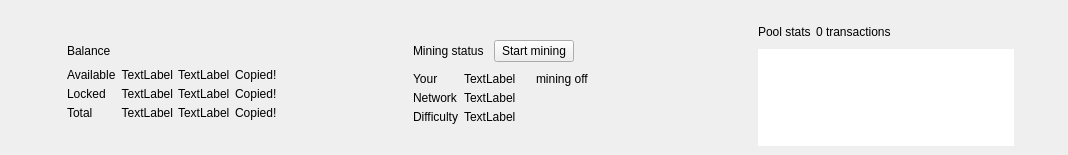
<?xml version="1.0" encoding="UTF-8"?>
<ui version="4.0">
 <class>OverviewHeaderFrame</class>
 <widget class="QFrame" name="OverviewHeaderFrame">
  <property name="geometry">
   <rect>
    <x>0</x>
    <y>0</y>
    <width>1068</width>
    <height>155</height>
   </rect>
  </property>
  <property name="windowTitle">
   <string>Frame</string>
  </property>
  <property name="frameShape">
   <enum>QFrame::NoFrame</enum>
  </property>
  <property name="frameShadow">
   <enum>QFrame::Raised</enum>
  </property>
  <layout class="QHBoxLayout" name="horizontalLayout">
   <property name="spacing">
    <number>0</number>
   </property>
   <property name="sizeConstraint">
    <enum>QLayout::SetDefaultConstraint</enum>
   </property>
   <property name="leftMargin">
    <number>0</number>
   </property>
   <property name="topMargin">
    <number>0</number>
   </property>
   <property name="rightMargin">
    <number>0</number>
   </property>
   <property name="bottomMargin">
    <number>0</number>
   </property>
   <item>
    <widget class="QFrame" name="m_overviewBalanceFrame">
     <property name="frameShape">
      <enum>QFrame::NoFrame</enum>
     </property>
     <property name="frameShadow">
      <enum>QFrame::Raised</enum>
     </property>
     <layout class="QGridLayout" name="gridLayout">
      <property name="leftMargin">
       <number>30</number>
      </property>
      <property name="topMargin">
       <number>25</number>
      </property>
      <property name="bottomMargin">
       <number>15</number>
      </property>
      <property name="spacing">
       <number>5</number>
      </property>
      <item row="1" column="2" colspan="5">
       <widget class="WalletGui::WalletHeaderLabel" name="label">
        <property name="text">
         <string>Balance</string>
        </property>
        <property name="indent">
         <number>0</number>
        </property>
       </widget>
      </item>
      <item row="4" column="4" alignment="Qt::AlignLeft">
       <widget class="WalletGui::WalletNormalGrayTextLabel" name="m_overviewLockedBalanceTickerLabel">
        <property name="text">
         <string>TextLabel</string>
        </property>
        <property name="indent">
         <number>0</number>
        </property>
       </widget>
      </item>
      <item row="3" column="2">
       <widget class="WalletGui::WalletSmallGrayTextLabel" name="m_overviewAvailableBalanceTextLabel">
        <property name="text">
         <string>Available</string>
        </property>
        <property name="indent">
         <number>0</number>
        </property>
       </widget>
      </item>
      <item row="4" column="2">
       <widget class="WalletGui::WalletSmallGrayTextLabel" name="m_overviewLockedBalanceTextLabel">
        <property name="text">
         <string>Locked</string>
        </property>
        <property name="indent">
         <number>0</number>
        </property>
       </widget>
      </item>
      <item row="5" column="4">
       <widget class="WalletGui::WalletNormalGreenBoldTextLabel" name="m_overviewTotalBalanceTickerLabel">
        <property name="text">
         <string>TextLabel</string>
        </property>
        <property name="indent">
         <number>0</number>
        </property>
       </widget>
      </item>
      <item row="3" column="3">
       <widget class="WalletGui::WalletNormalGrayTextLabel" name="m_overviewAvailableBalanceLabel">
        <property name="cursor">
         <cursorShape>PointingHandCursor</cursorShape>
        </property>
        <property name="toolTip">
         <string>Click to copy</string>
        </property>
        <property name="text">
         <string>TextLabel</string>
        </property>
        <property name="alignment">
         <set>Qt::AlignRight|Qt::AlignTrailing|Qt::AlignVCenter</set>
        </property>
       </widget>
      </item>
      <item row="1" column="0" rowspan="5">
       <widget class="QLabel" name="m_overviewBalanceIconLabel">
        <property name="text">
         <string/>
        </property>
        <property name="pixmap">
         <pixmap resource="../../resources.qrc">:/icons/actual_balance</pixmap>
        </property>
       </widget>
      </item>
      <item row="4" column="3">
       <widget class="WalletGui::WalletNormalGrayTextLabel" name="m_overviewLockedBalanceLabel">
        <property name="cursor">
         <cursorShape>PointingHandCursor</cursorShape>
        </property>
        <property name="toolTip">
         <string>Click to copy</string>
        </property>
        <property name="text">
         <string>TextLabel</string>
        </property>
        <property name="alignment">
         <set>Qt::AlignRight|Qt::AlignTrailing|Qt::AlignVCenter</set>
        </property>
       </widget>
      </item>
      <item row="5" column="3">
       <widget class="WalletGui::WalletNormalGreenBoldTextLabel" name="m_overviewTotalBalanceLabel">
        <property name="cursor">
         <cursorShape>PointingHandCursor</cursorShape>
        </property>
        <property name="toolTip">
         <string>Click to copy</string>
        </property>
        <property name="text">
         <string>TextLabel</string>
        </property>
        <property name="alignment">
         <set>Qt::AlignRight|Qt::AlignTrailing|Qt::AlignVCenter</set>
        </property>
       </widget>
      </item>
      <item row="6" column="0" colspan="7">
       <spacer name="verticalSpacer">
        <property name="orientation">
         <enum>Qt::Vertical</enum>
        </property>
        <property name="sizeHint" stdset="0">
         <size>
          <width>20</width>
          <height>40</height>
         </size>
        </property>
       </spacer>
      </item>
      <item row="3" column="4">
       <widget class="WalletGui::WalletNormalGrayTextLabel" name="m_overviewAvailableBalanceTickerLabel">
        <property name="text">
         <string>TextLabel</string>
        </property>
        <property name="indent">
         <number>0</number>
        </property>
       </widget>
      </item>
      <item row="3" column="6" rowspan="3">
       <spacer name="horizontalSpacer">
        <property name="orientation">
         <enum>Qt::Horizontal</enum>
        </property>
        <property name="sizeHint" stdset="0">
         <size>
          <width>40</width>
          <height>20</height>
         </size>
        </property>
       </spacer>
      </item>
      <item row="0" column="0" colspan="7">
       <spacer name="verticalSpacer_2">
        <property name="orientation">
         <enum>Qt::Vertical</enum>
        </property>
        <property name="sizeHint" stdset="0">
         <size>
          <width>20</width>
          <height>40</height>
         </size>
        </property>
       </spacer>
      </item>
      <item row="1" column="1" rowspan="5">
       <spacer name="horizontalSpacer_4">
        <property name="orientation">
         <enum>Qt::Horizontal</enum>
        </property>
        <property name="sizeType">
         <enum>QSizePolicy::Fixed</enum>
        </property>
        <property name="sizeHint" stdset="0">
         <size>
          <width>20</width>
          <height>20</height>
         </size>
        </property>
       </spacer>
      </item>
      <item row="5" column="2">
       <widget class="WalletGui::WalletSmallGreenBoldTextLabel" name="m_overviewTotalBalanceTextLabel">
        <property name="text">
         <string>Total</string>
        </property>
        <property name="indent">
         <number>0</number>
        </property>
       </widget>
      </item>
      <item row="3" column="5">
       <widget class="WalletGui::CopyMagicLabel" name="m_availableBalanceCopyLabel">
        <property name="text">
         <string>Copied!</string>
        </property>
        <property name="indent">
         <number>0</number>
        </property>
       </widget>
      </item>
      <item row="4" column="5">
       <widget class="WalletGui::CopyMagicLabel" name="m_lockedBalanceCopyLabel">
        <property name="text">
         <string>Copied!</string>
        </property>
        <property name="indent">
         <number>0</number>
        </property>
       </widget>
      </item>
      <item row="5" column="5">
       <widget class="WalletGui::CopyMagicLabel" name="m_totalBalanceCopyLabel">
        <property name="text">
         <string>Copied!</string>
        </property>
        <property name="indent">
         <number>0</number>
        </property>
       </widget>
      </item>
      <item row="2" column="2" colspan="4">
       <spacer name="verticalSpacer_8">
        <property name="orientation">
         <enum>Qt::Vertical</enum>
        </property>
        <property name="sizeType">
         <enum>QSizePolicy::Fixed</enum>
        </property>
        <property name="sizeHint" stdset="0">
         <size>
          <width>20</width>
          <height>0</height>
         </size>
        </property>
       </spacer>
      </item>
     </layout>
    </widget>
   </item>
   <item>
    <widget class="QFrame" name="m_overviewMiningFrame">
     <property name="frameShape">
      <enum>QFrame::NoFrame</enum>
     </property>
     <property name="frameShadow">
      <enum>QFrame::Raised</enum>
     </property>
     <layout class="QGridLayout" name="gridLayout_2">
      <property name="leftMargin">
       <number>30</number>
      </property>
      <property name="topMargin">
       <number>25</number>
      </property>
      <property name="bottomMargin">
       <number>15</number>
      </property>
      <property name="spacing">
       <number>5</number>
      </property>
      <item row="3" column="2">
       <widget class="WalletGui::WalletSmallBlackTextLabel" name="label_3">
        <property name="text">
         <string>Your</string>
        </property>
        <property name="indent">
         <number>0</number>
        </property>
       </widget>
      </item>
      <item row="6" column="0" colspan="6">
       <spacer name="verticalSpacer_4">
        <property name="orientation">
         <enum>Qt::Vertical</enum>
        </property>
        <property name="sizeHint" stdset="0">
         <size>
          <width>20</width>
          <height>40</height>
         </size>
        </property>
       </spacer>
      </item>
      <item row="5" column="3" alignment="Qt::AlignLeft">
       <widget class="WalletGui::WalletNormalBlackTextLabel" name="m_overviewNetworkDifficultyLabel">
        <property name="text">
         <string>TextLabel</string>
        </property>
       </widget>
      </item>
      <item row="1" column="1" rowspan="5">
       <spacer name="horizontalSpacer_5">
        <property name="orientation">
         <enum>Qt::Horizontal</enum>
        </property>
        <property name="sizeType">
         <enum>QSizePolicy::Fixed</enum>
        </property>
        <property name="sizeHint" stdset="0">
         <size>
          <width>20</width>
          <height>20</height>
         </size>
        </property>
       </spacer>
      </item>
      <item row="5" column="2">
       <widget class="WalletGui::WalletSmallBlackTextLabel" name="label_7">
        <property name="text">
         <string>Difficulty</string>
        </property>
        <property name="indent">
         <number>0</number>
        </property>
       </widget>
      </item>
      <item row="1" column="0" rowspan="5">
       <widget class="QLabel" name="m_overviewMiningIconLabel">
        <property name="text">
         <string/>
        </property>
        <property name="pixmap">
         <pixmap resource="../../resources.qrc">:/icons/miner-big</pixmap>
        </property>
       </widget>
      </item>
      <item row="1" column="2" colspan="2">
       <layout class="QHBoxLayout" name="horizontalLayout_2" stretch="0,1">
        <property name="spacing">
         <number>10</number>
        </property>
        <item alignment="Qt::AlignVCenter">
         <widget class="WalletGui::WalletHeaderLabel" name="m_miningStatusTextLabel">
          <property name="text">
           <string>Mining status</string>
          </property>
          <property name="indent">
           <number>0</number>
          </property>
         </widget>
        </item>
        <item alignment="Qt::AlignLeft|Qt::AlignVCenter">
         <widget class="QPushButton" name="m_startMiningButton">
          <property name="enabled">
           <bool>true</bool>
          </property>
          <property name="focusPolicy">
           <enum>Qt::NoFocus</enum>
          </property>
          <property name="text">
           <string>Start mining</string>
          </property>
          <property name="checkable">
           <bool>true</bool>
          </property>
         </widget>
        </item>
       </layout>
      </item>
      <item row="3" column="3">
       <layout class="QHBoxLayout" name="horizontalLayout_3" stretch="0,1">
        <property name="spacing">
         <number>20</number>
        </property>
        <property name="leftMargin">
         <number>0</number>
        </property>
        <item alignment="Qt::AlignLeft">
         <widget class="WalletGui::WalletNormalBlackTextLabel" name="m_overviewHashRateLabel">
          <property name="text">
           <string>TextLabel</string>
          </property>
         </widget>
        </item>
        <item alignment="Qt::AlignLeft">
         <widget class="QLabel" name="m_miningStateLabel">
          <property name="text">
           <string>mining off</string>
          </property>
          <property name="indent">
           <number>0</number>
          </property>
         </widget>
        </item>
       </layout>
      </item>
      <item row="0" column="0" colspan="6">
       <spacer name="verticalSpacer_3">
        <property name="orientation">
         <enum>Qt::Vertical</enum>
        </property>
        <property name="sizeHint" stdset="0">
         <size>
          <width>20</width>
          <height>40</height>
         </size>
        </property>
       </spacer>
      </item>
      <item row="3" column="5" rowspan="3">
       <spacer name="horizontalSpacer_2">
        <property name="orientation">
         <enum>Qt::Horizontal</enum>
        </property>
        <property name="sizeHint" stdset="0">
         <size>
          <width>40</width>
          <height>20</height>
         </size>
        </property>
       </spacer>
      </item>
      <item row="4" column="3" alignment="Qt::AlignLeft">
       <widget class="WalletGui::WalletNormalBlackTextLabel" name="m_overviewNetworkHashrateLabel">
        <property name="text">
         <string>TextLabel</string>
        </property>
       </widget>
      </item>
      <item row="4" column="2">
       <widget class="WalletGui::WalletSmallBlackTextLabel" name="label_5">
        <property name="text">
         <string>Network</string>
        </property>
        <property name="indent">
         <number>0</number>
        </property>
       </widget>
      </item>
      <item row="2" column="2" colspan="2">
       <spacer name="verticalSpacer_7">
        <property name="orientation">
         <enum>Qt::Vertical</enum>
        </property>
        <property name="sizeType">
         <enum>QSizePolicy::Fixed</enum>
        </property>
        <property name="sizeHint" stdset="0">
         <size>
          <width>20</width>
          <height>0</height>
         </size>
        </property>
       </spacer>
      </item>
     </layout>
    </widget>
   </item>
   <item>
    <widget class="QFrame" name="m_overviewPoolFrame">
     <property name="frameShape">
      <enum>QFrame::NoFrame</enum>
     </property>
     <property name="frameShadow">
      <enum>QFrame::Raised</enum>
     </property>
     <layout class="QGridLayout" name="gridLayout_3" columnstretch="0,0,0,1,0">
      <property name="leftMargin">
       <number>30</number>
      </property>
      <property name="topMargin">
       <number>25</number>
      </property>
      <property name="spacing">
       <number>5</number>
      </property>
      <item row="4" column="0" colspan="5">
       <spacer name="verticalSpacer_6">
        <property name="orientation">
         <enum>Qt::Vertical</enum>
        </property>
        <property name="sizeHint" stdset="0">
         <size>
          <width>20</width>
          <height>40</height>
         </size>
        </property>
       </spacer>
      </item>
      <item row="3" column="4">
       <spacer name="horizontalSpacer_3">
        <property name="orientation">
         <enum>Qt::Horizontal</enum>
        </property>
        <property name="sizeHint" stdset="0">
         <size>
          <width>40</width>
          <height>20</height>
         </size>
        </property>
       </spacer>
      </item>
      <item row="1" column="3" colspan="2">
       <widget class="WalletGui::WalletNormalBlackTextLabel" name="m_overviewPoolSizeLabel">
        <property name="text">
         <string>0 transactions</string>
        </property>
        <property name="indent">
         <number>0</number>
        </property>
       </widget>
      </item>
      <item row="1" column="1" rowspan="3">
       <spacer name="horizontalSpacer_6">
        <property name="orientation">
         <enum>Qt::Horizontal</enum>
        </property>
        <property name="sizeType">
         <enum>QSizePolicy::Fixed</enum>
        </property>
        <property name="sizeHint" stdset="0">
         <size>
          <width>20</width>
          <height>20</height>
         </size>
        </property>
       </spacer>
      </item>
      <item row="0" column="0" colspan="5">
       <spacer name="verticalSpacer_5">
        <property name="orientation">
         <enum>Qt::Vertical</enum>
        </property>
        <property name="sizeHint" stdset="0">
         <size>
          <width>20</width>
          <height>40</height>
         </size>
        </property>
       </spacer>
      </item>
      <item row="3" column="2" colspan="2">
       <widget class="WalletGui::OverviewTransactionPoolTreeView" name="m_overviewTransactionPoolView">
        <property name="frameShape">
         <enum>QFrame::NoFrame</enum>
        </property>
        <property name="selectionMode">
         <enum>QAbstractItemView::NoSelection</enum>
        </property>
        <property name="textElideMode">
         <enum>Qt::ElideMiddle</enum>
        </property>
        <property name="rootIsDecorated">
         <bool>false</bool>
        </property>
        <property name="uniformRowHeights">
         <bool>true</bool>
        </property>
        <property name="itemsExpandable">
         <bool>false</bool>
        </property>
        <attribute name="headerVisible">
         <bool>false</bool>
        </attribute>
        <attribute name="headerStretchLastSection">
         <bool>false</bool>
        </attribute>
       </widget>
      </item>
      <item row="1" column="2" alignment="Qt::AlignLeft">
       <widget class="WalletGui::WalletHeaderLabel" name="label_9">
        <property name="text">
         <string>Pool stats</string>
        </property>
        <property name="indent">
         <number>0</number>
        </property>
       </widget>
      </item>
      <item row="1" column="0" rowspan="3">
       <widget class="QLabel" name="m_overviewPoolIconLabel">
        <property name="text">
         <string/>
        </property>
        <property name="pixmap">
         <pixmap resource="../../resources.qrc">:/icons/pool-stats</pixmap>
        </property>
       </widget>
      </item>
      <item row="2" column="2" colspan="2">
       <spacer name="verticalSpacer_9">
        <property name="orientation">
         <enum>Qt::Vertical</enum>
        </property>
        <property name="sizeType">
         <enum>QSizePolicy::Fixed</enum>
        </property>
        <property name="sizeHint" stdset="0">
         <size>
          <width>20</width>
          <height>0</height>
         </size>
        </property>
       </spacer>
      </item>
     </layout>
    </widget>
   </item>
  </layout>
 </widget>
 <customwidgets>
  <customwidget>
   <class>WalletGui::WalletSmallGrayTextLabel</class>
   <extends>QLabel</extends>
   <header>Gui/Common/WalletTextLabel.h</header>
  </customwidget>
  <customwidget>
   <class>WalletGui::CopyMagicLabel</class>
   <extends>QLabel</extends>
   <header>Gui/Common/CopyMagicLabel.h</header>
  </customwidget>
  <customwidget>
   <class>WalletGui::WalletHeaderLabel</class>
   <extends>QLabel</extends>
   <header>Gui/Common/WalletTextLabel.h</header>
  </customwidget>
  <customwidget>
   <class>WalletGui::WalletNormalGrayTextLabel</class>
   <extends>QLabel</extends>
   <header>Gui/Common/WalletTextLabel.h</header>
  </customwidget>
  <customwidget>
   <class>WalletGui::WalletNormalBlackTextLabel</class>
   <extends>QLabel</extends>
   <header>Gui/Common/WalletTextLabel.h</header>
  </customwidget>
  <customwidget>
   <class>WalletGui::WalletSmallGreenBoldTextLabel</class>
   <extends>QLabel</extends>
   <header>Gui/Common/WalletTextLabel.h</header>
  </customwidget>
  <customwidget>
   <class>WalletGui::WalletNormalGreenBoldTextLabel</class>
   <extends>QLabel</extends>
   <header>Gui/Common/WalletTextLabel.h</header>
  </customwidget>
  <customwidget>
   <class>WalletGui::WalletSmallBlackTextLabel</class>
   <extends>QLabel</extends>
   <header>Gui/Common/WalletTextLabel.h</header>
  </customwidget>
  <customwidget>
   <class>WalletGui::OverviewTransactionPoolTreeView</class>
   <extends>QTreeView</extends>
   <header>Gui/Overview/OverviewTransactionPoolTreeView.h</header>
  </customwidget>
 </customwidgets>
 <resources>
  <include location="../../resources.qrc"/>
 </resources>
 <connections>
  <connection>
   <sender>m_overviewTransactionPoolView</sender>
   <signal>doubleClicked(QModelIndex)</signal>
   <receiver>OverviewHeaderFrame</receiver>
   <slot>poolTransactionClicked(QModelIndex)</slot>
   <hints>
    <hint type="sourcelabel">
     <x>882</x>
     <y>90</y>
    </hint>
    <hint type="destinationlabel">
     <x>533</x>
     <y>73</y>
    </hint>
   </hints>
  </connection>
  <connection>
   <sender>m_startMiningButton</sender>
   <signal>clicked(bool)</signal>
   <receiver>OverviewHeaderFrame</receiver>
   <slot>startMiningClicked(bool)</slot>
   <hints>
    <hint type="sourcelabel">
     <x>579</x>
     <y>46</y>
    </hint>
    <hint type="destinationlabel">
     <x>533</x>
     <y>77</y>
    </hint>
   </hints>
  </connection>
 </connections>
 <slots>
  <slot>poolTransactionClicked(QModelIndex)</slot>
  <slot>startMiningClicked(bool)</slot>
 </slots>
</ui>
